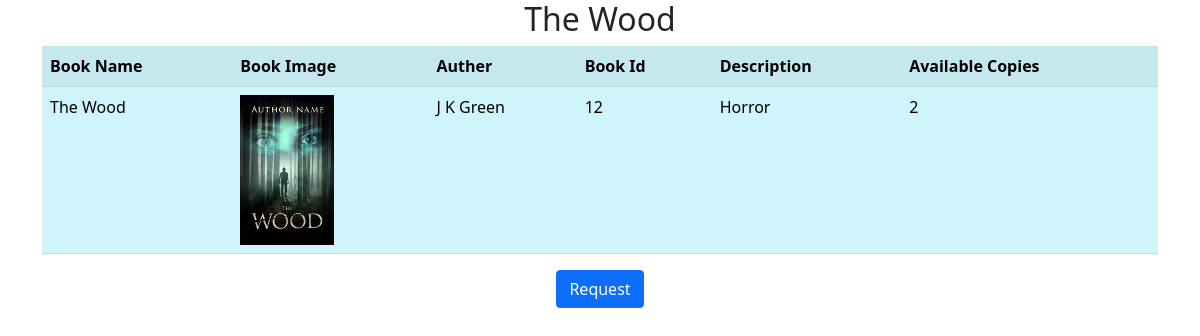
The page /libraryapp/studbookdetail/3 on the database its author committed.
### libraryapp/models.py (models this page shows, shortened)
class LibraryBookDetail(models.Model):
    book_name=models.CharField(max_length=20)
    book_img=models.ImageField(upload_to='image/')
    auther=models.CharField(max_length=20)
    book_id=models.CharField(max_length=10)
    description=models.CharField(max_length=100)
    available_copies=models.IntegerField()

### libraryapp/views.py (the view)
# urls.py: path('studbookdetail/<pk>',StudentBookDetail.as_view(),name='studbookdetail'),
class StudentBookDetail(generic.DetailView):
    model = LibraryBookDetail
    template_name = 'studbookdetail.html'

### libraryapp/templates/studbookdetail.html (shortened to what this page needs)
<!DOCTYPE html>
<html lang="en">
<head>
    <link href="https://cdn.jsdelivr.net/npm/bootstrap@5.0.2/dist/css/bootstrap.min.css" rel="stylesheet">
</head>
<body>
<div class="container">
    <center>
        <h2>{{object.book_name}}</h2>
    </center>
    <table class="table table-striped table-info">
    <tr>
         <th>Book Name</th>
        <th>Book Image</th>
        <th>Auther</th>
        <th>Book Id</th>
        <th>Description</th>
        <th>Available Copies</th>
    </tr>
    <tr>
        <td>{{object.book_name}}</td>
        <td><img src="{{object.book_img.url}}" style="height:150px;width150px;"></td>
        <td>{{object.auther}}</td>
        <td>{{object.book_id}}</td>
        <td>{{object.description}}</td>
        <td>{{object.available_copies}}</td>
    </tr>
</table>
    <center>
        <a href="http://127.0.0.1:8000/libraryapp/request/{{object.id}}" class="btn btn-primary">Request</a>
    </center>
</div>
</body>
</html>

### rows shown on the page
LibraryBookDetail: book_name "The Wood", book_img (picture), auther "J K Green", book_id "12", description "Horror", available_copies "2"
